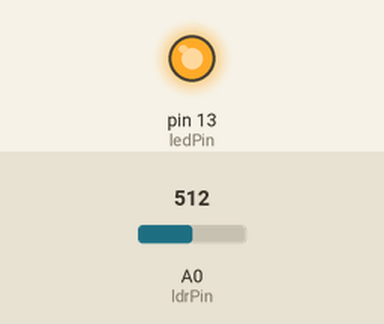
Recording of a sketch running on a simulated Arduino Uno, built with avr-gcc and run on an emulated ATmega328P. On the bench: output pins drawn as LEDs (lit = HIGH). The test bench sets the inputs (shaded band); at power-on: A0 (ldrPin) = 512.

Above: at 1.2 s.
1.3 s: A0 (ldrPin) set to 590
2.8 s: A0 (ldrPin) set to 618
At 4.1 s:
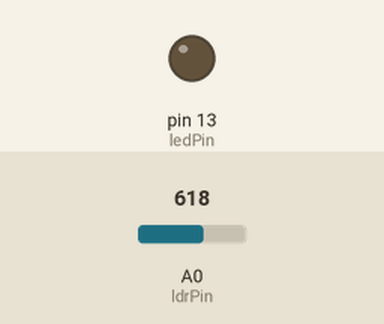
5.8 s: A0 (ldrPin) set to 511
At 6.5 s:
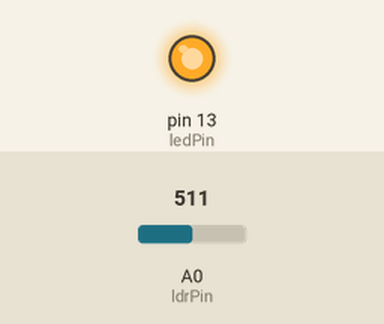
7.3 s: A0 (ldrPin) set to 610
At 7.8 s:
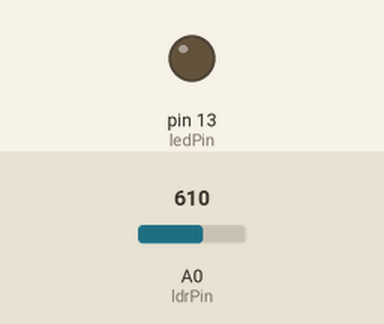
Timing chart, 0 to 9.8 s (numbered marks = the images above; inputs shaded):
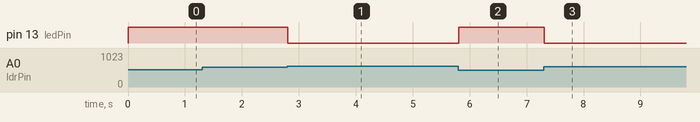

The sketch:

Arduino_Serial_LDR.ino
```cpp
int ledPin = 13; //Led no pino 13
int ldrPin = A0; //LDR no pino analígico 0
int ldrValor = 0; //Valor lido do LDR

void setup() {
 pinMode(ledPin,OUTPUT); //define a porta 7 como saída
 Serial.begin(9600); //Inicia a comunicação serial
}

void loop() {
 ///ler o valor do LDR
 ldrValor = analogRead(ldrPin); //O valor lido será entre 0 e 1023
 if (Serial.available()) //se byte pronto para leitura
   {
    switch(Serial.read())      //verifica qual caracter recebido
    {
      case 'A': //caso 'A'
            Serial.println(ldrValor);
      break;
    }// fim switch
   }// fim if

 //se o valor lido for maior que 500, liga o led
 if (ldrValor<600 )
  digitalWrite(ledPin,HIGH);
 else digitalWrite(ledPin,LOW);
 delay(100);
}
```

Measured:
- the behaviour switches between 599 and 600 on A0 (ldrPin) (found by bisection; images 0 and 1)
- after the input at 1.3 s, every drawn part: stays the same
- after the input at 2.8 s, pin 13 (ledPin): HIGH → LOW at once
- after the input at 5.8 s, pin 13 (ledPin): LOW → HIGH at once
- after the input at 7.3 s, pin 13 (ledPin): HIGH → LOW at once
